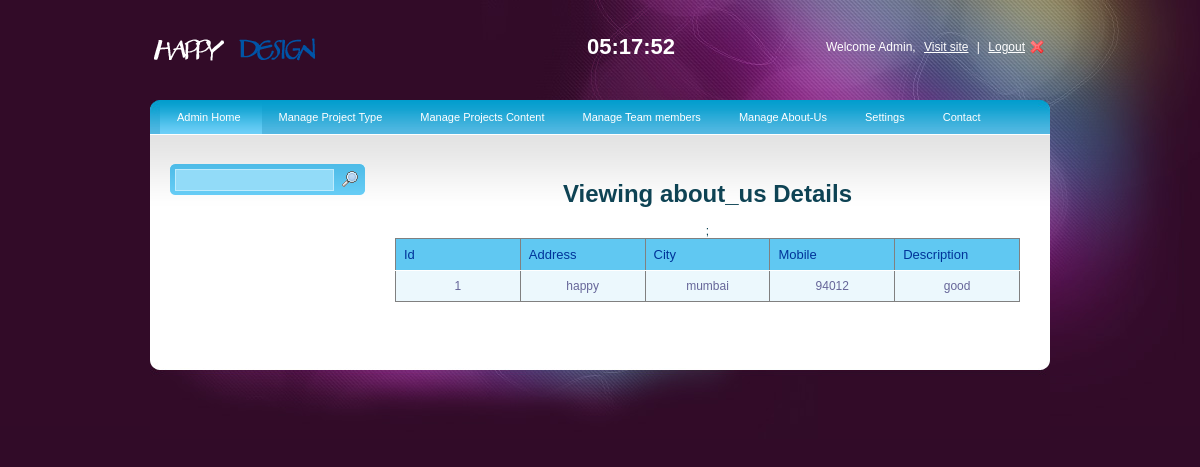
The page /Admin_panel/view_about_us.php on the database its author committed.
### tables this page shows
CREATE TABLE IF NOT EXISTS `about_us` (
  `id` int(11) NOT NULL AUTO_INCREMENT,
  `address` varchar(255) NOT NULL,
  `city` varchar(255) NOT NULL,
  `mobile` varchar(255) NOT NULL,
  `description` varchar(255) NOT NULL,
  PRIMARY KEY (`id`)
);

### Admin_panel/view_about_us.php (the view, shortened to what this page needs)
<!DOCTYPE html PUBLIC "-//W3C//DTD XHTML 1.0 Transitional//EN" "http://www.w3.org/TR/xhtml1/DTD/xhtml1-transitional.dtd">
<html xmlns="http://www.w3.org/1999/xhtml">
<head>
<link rel="stylesheet" type="text/css" href="style.css" />
<link rel="stylesheet" type="text/css" media="all" href="niceforms-default.css" />
</head>
<body>
<div id="main_container">
	<div class="header">
    <div class="logo"><a href="#"><img src="images/logo2.png" alt="" title="" border="0" /></a></div>
    <div class="right_header">Welcome Admin,  <a href="../index.html">Visit site</a> |  <a href="logout.php" class="logout">Logout</a></div>
    <div class="jclock"></div>
    </div>
    <div class="main_content">
                    <div class="menu">
                    <ul>
                    <li><a class="current" href="index.php">Admin Home</a></li>
                    <li><a href="index.html">Manage Project Type</a>
                    </li>
                    <li><a href="index.html">Manage Projects Content</a>
                    </li>
                    <li><a href="index.html">Manage Team members</a>
                    </li>
                    <li><a href="index.html">Manage About-Us </a>
                    </li>
                    <li><a href="index.html">Settings</a>
                        </li>
                        </ul>
                    <li><a href="contact_us.php">Contact</a></li>
                    </div>
    <div class="center_content">
    <div class="left_content">
    		<div class="sidebar_search">
            <form action = "search_about_us.php" method = "post" name="ser" onsubmit="return(validate())">
            <input type="text" name="name" value = "" class="search_input" />
			<input type="image" name="submit" class = "search_submit" src="images/search.png" />
            </form>
            </div>
            </div>
    <div class="right_content" >
	<table>
	<h1>Viewing about_us Details</h1>
	<?php
$result=mysql_query("select * from about_us");
echo "<table id='rounded-corner' border='1'>;
<tr>
<thead>
<th>Id</th>
<th>Address</th>
<th>City</th>
<th>Mobile</th>
<th>Description</th>
</tr>
</thead>
";
while($rows=mysql_fetch_array($result)){
echo '<tr align="center">';
echo '<td width="100px">'.$rows['id'].'</td>';
echo '<td width="100px">'.$rows['address'].'</td>';
echo '<td width="100px">'.$rows['city'].'</td>';
echo '<td width="100px">'.$rows['mobile'].'</td>';
echo '<td width="100px">'.$rows['description'].'</td>';
echo '</tr>';
}
echo "</table>";
?>
     </div>
  </div>
    </div>
    <div class="footer">
    </div>
</div>
</body>
</html>

### Admin_panel/style.css (style rules this page uses)
body { background:url(images/bg.jpg) no-repeat center top #310b28; font-family:Arial, Helvetica, sans-serif; padding:0; font-size:12px; margin:0 auto; color: #0e4354; }
a { color:#256c89; }
#main_container { margin:0 auto; width:900px; padding:0px 0 0px 0; }
.header { width:900px; height:100px; }
.logo { float:left; padding:35px 0 0 0; }
.jclock { color:#FFFFFF; float:right; font-size:22px; font-weight:bold; padding:34px 25px 0 0; }
.right_header { width:350px; float:right; text-align:right; color:#FFFFFF; padding:40px 0 0 0; }
.right_header a { margin:0 5px 0 5px; text-decoration:underline; color:#FFFFFF; }
.right_header a.logout { background:url(images/user_logout.png) no-repeat right; padding-right:20px; }
.main_content { margin:0 auto; width:900px; height:auto; padding:0px 0 50px 0; background:url(images/menu_bg.jpg) no-repeat center top #fff; }
.footer { width:900px;height:87px;background:url(images/footer_bg.jpg) no-repeat center top; }
.menu { font-size:11px;padding:0px 10px 0 10px; float:left; width:880px; }
.menu ul { padding:0;margin:0;list-style-type:none; height:34px; }
.menu ul li { float:left;height:34px;line-height:34px; }
.menu a, .menu a:visited { display:block;float:left;height:100%;font-size:11px;text-decoration:none;color:#fff;padding:0 21px 0 17px; }
.menu a.current { background:url(images/menu_bg.gif) repeat-x center; }
.center_content { clear:both; }
.left_content { width:195px; float:left; padding:30px 0 0 20px; }
.right_content { width:625px; float:left; padding:30px 0 0 30px; text-align:center; }
.sidebar_search { background:url(images/sidebar_menu_top.gif) no-repeat center; width:195px; height:31px; margin:0 0 5px 0; }
input.search_input { width:155px; height:16px; margin:5px 0 0 5px; border:1px #bdebfd solid; background:#92dbf8; padding:4px 0 0 2px; float:left; color:#096184; font-size:11px; }
input.search_submit { float:left; background:none; border:none; margin:7px 0 0 8px; }
#rounded-corner { margin:0px; width:625px; text-align: left; border-collapse: collapse; }
#rounded-corner th { padding: 8px; font-weight: normal; font-size: 13px; color: #039; background: #60c8f2; }
#rounded-corner td { padding: 8px; background: #ecf8fd; border-top: 1px solid #fff; color: #669; }

### Admin_panel/niceforms-default.css (style rules this page uses)
select, input, textarea, button { outline:none; resize:none; }

### rows shown on the page
about_us: id "1", address "happy", city "mumbai", mobile "94012", description "good"
